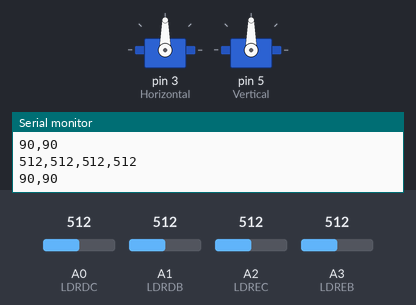
Bench run of a sketch on a simulated Arduino Uno, built with avr-gcc and run on an emulated ATmega328P. On the bench: 2 × servo, the last lines printed to the serial monitor. The inputs (shaded band) are chosen by the test bench; at power-on: A0 (LDRDC) = 512, A1 (LDRDB) = 512, A2 (LDREC) = 512, A3 (LDREB) = 512.

Above: at 1.2 s.
1.3 s: A0 (LDRDC) set to 604
2.8 s: A0 (LDRDC) set to 622
At 4.01 s:
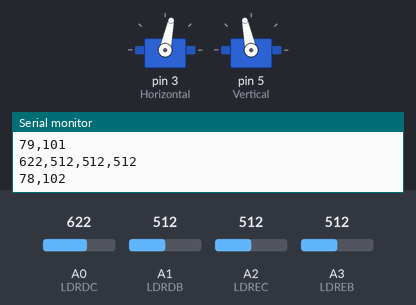
5.8 s: A1 (LDRDB) set to 315
7.3 s: A1 (LDRDB) set to 294
At 7.46 s:
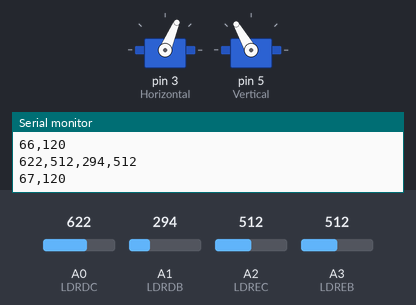
10.3 s: A2 (LDREC) set to 497
At 10.3 s:
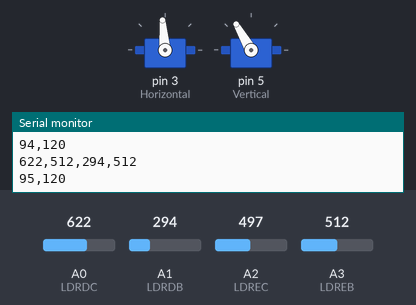
13.3 s: A3 (LDREB) set to 716
At 14.57 s:
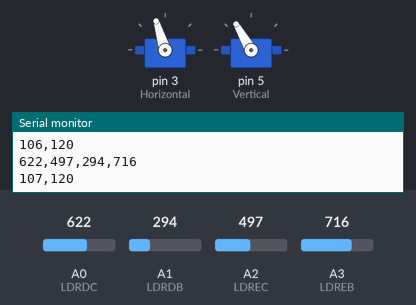
Timing chart, 0 to 19.4 s (numbered marks = the images above; inputs shaded):
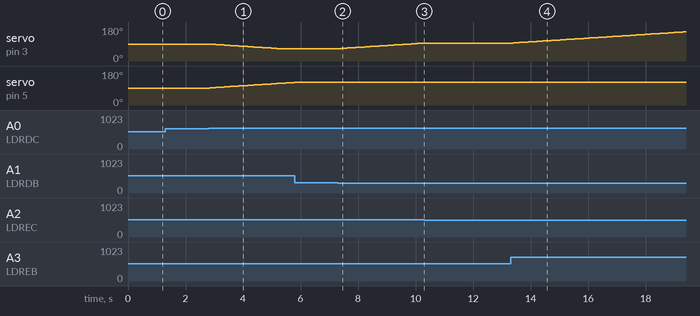

Measured:
- the behaviour switches between 613 and 614 on A0 (LDRDC) (found by bisection; images 0 and 1)
- the behaviour switches between 302 and 301 on A1 (LDRDB) (found by bisection; images 1 and 2)
- the behaviour switches between 506 and 505 on A2 (LDREC) (found by bisection; images 2 and 3)
- after the input at 2.8 s, servo on pin 3 (Horizontal): moves from 90° to 65° over 2.4 s, starting at once; servo on pin 5 (Vertical): moves from 90° to 120° over 2.9 s, starting at once
- after the input at 7.3 s, servo on pin 3 (Horizontal): moves from 65° to 95° over 2.9 s, starting at once
- after the input at 10.3 s, servo on pin 3 (Horizontal): stays 95° (without the input it goes to 96° after 0.06 s)
- after the input at 13.3 s, servo on pin 3 (Horizontal): moves from 95° to 155° over 6.0 s, starting after 0.10 s

The sketch:

CodPlacasSolares.ino
```cpp
#include <Servo.h>  // Inclui a Biblioteca

Servo Horizontal;   // Inicia o Servo da Horizontal
Servo Vertical;     // Inicia o Servo da Vertical

int ServoHorizontal = 90;  // Estabelece valor fixo à ServoHorizontal
int ServoVertical = 90;    // Estabelece valor fixo à ServoVertical

int LimiteServoHorizontalMax = 180;  // Estabele os limites de rotação
int LimiteServoHorizontalMin = 65;   // Estabele os limites de rotação

int LimiteServoVerticalMax = 120;    // Estabele os limites de rotação
int LimiteServoVerticalMin = 15;     // Estabele os limites de rotação

int LDRDC = A0;  // Inicia LDRDC no pino A0
int LDRDB = A1;  // Inicia LDRDB no pino A1
int LDREC = A2;  // Inicia LDREC no pino A2
int LDREB = A3;  // Inicia LDREB no pino A3

bool manualMode = false; // Flag para saber se está no modo manual
unsigned long lastSerialTime = 0; // Tempo da última mensagem recebida

void setup() {
  Serial.begin(9600);      // Inicia a comunicação serial
  Horizontal.attach(3);    // Inicia servo Horizontal na porta D3
  Vertical.attach(5);      // Inicia servo Vertical na porta D5

  Horizontal.write(ServoHorizontal);   // Inicia servo Horizontal na posição 90
  Vertical.write(ServoVertical);       // Inicia servo Vertical na posição 90
}

void loop() {

  if (Serial.available()) {
    String serialData = Serial.readStringUntil('\n'); // Lê os dados enviados pela interface web
    int commaIndex = serialData.indexOf(',');

    if (commaIndex > 0) {
      int h = serialData.substring(0, commaIndex).toInt();
      int v = serialData.substring(commaIndex + 1).toInt();

      if (h >= LimiteServoHorizontalMin && h <= LimiteServoHorizontalMax &&
          v >= LimiteServoVerticalMin && v <= LimiteServoVerticalMax) {
        ServoHorizontal = h;
        ServoVertical = v;
        Horizontal.write(ServoHorizontal);
        Vertical.write(ServoVertical);

        manualMode = true;
        lastSerialTime = millis();
      }
    }
  }

  if (manualMode) {
    if (millis() - lastSerialTime > 5000) { // Volta ao modo automático após 5 segundos sem dados manuais
      manualMode = false;
    }
  }

  if (!manualMode) {
    // Modo automático: leituras dos LDRs e movimentação dos servos
    int LDC = analogRead(LDRDC);      // Leitura Analógica do LDR Direita Cima
    int LEC = analogRead(LDREC);      // Leitura Analógica do LDR Esquerda Cima
    int LDB = analogRead(LDRDB);      // Leitura Analógica do LDR Direita Baixo
    int LEB = analogRead(LDREB);      // Leitura Analógica do LDR Esquerda Baixo

    int tol = 50;

    int ValorSup = (LDC + LEC) / 2;   // Média da leitura dos LDR superior
    int ValorInf = (LDB + LEB) / 2;   // Média da leitura dos LDR inferior
    int ValorDir = (LDC + LDB) / 2;   // Média da leitura dos LDR da direita
    int ValorEsq = (LEC + LEB) / 2;   // Média da leitura dos LDR da esquerda

    int DifSupInf = ValorSup - ValorInf;      // Diferença entre LDR superior e inferior
    int DifDirEsq = ValorDir - ValorEsq;      // Diferença entre LDR direita e esquerda

    // Realiza a leitura e executa os movimentos referente ao Servo Vertical
    if (abs(DifSupInf) > tol) {
      if (ValorSup > ValorInf) {
        ServoVertical++;
        if (ServoVertical > LimiteServoVerticalMax) {
          ServoVertical = LimiteServoVerticalMax;
        }
      } else if (ValorSup < ValorInf) {
        ServoVertical--;
        if (ServoVertical < LimiteServoVerticalMin) {
          ServoVertical = LimiteServoVerticalMin;
        }
      }

    }

    // Realiza a leitura e executa os movimentos referente ao Servo Horizontal
    if (abs(DifDirEsq) > tol) {
      if (ValorDir > ValorEsq) {
        ServoHorizontal--;
        if (ServoHorizontal < LimiteServoHorizontalMin) {
          ServoHorizontal = LimiteServoHorizontalMin;
        }
      } else if (ValorDir < ValorEsq) {
        ServoHorizontal++;
        if (ServoHorizontal > LimiteServoHorizontalMax) {
          ServoHorizontal = LimiteServoHorizontalMax;
        }
      }

    }

   Serial.print(LDC);
   Serial.print(",");
   Serial.print(LEC);
   Serial.print(",");
   Serial.print(LDB);
   Serial.print(",");
   Serial.print(LEB);
   Serial.print("\n");

  // Serial.print(DifSupInf);
  // Serial.print(",");
  // Serial.print(DifDirEsq);
  // Serial.print(",");
  // Serial.print("\n");

    // Envia os ângulos dos servos pela porta serial

  }


  Vertical.write(ServoVertical);
  Horizontal.write(ServoHorizontal);
  Serial.print(ServoHorizontal);
  Serial.print(",");
  Serial.print(ServoVertical);
  Serial.print("\n");

  delay(100);   // Aguarda 1 segundo
}
```
